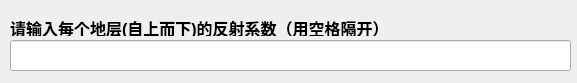
<?xml version="1.0" encoding="UTF-8"?>
<ui version="4.0">
 <class>Form</class>
 <widget class="QWidget" name="Form">
  <property name="geometry">
   <rect>
    <x>0</x>
    <y>0</y>
    <width>577</width>
    <height>83</height>
   </rect>
  </property>
  <property name="windowTitle">
   <string>Form</string>
  </property>
  <widget class="QLabel" name="label_5">
   <property name="geometry">
    <rect>
     <x>10</x>
     <y>20</y>
     <width>421</width>
     <height>16</height>
    </rect>
   </property>
   <property name="font">
    <font>
     <family>Arial</family>
     <pointsize>12</pointsize>
     <weight>75</weight>
     <bold>true</bold>
    </font>
   </property>
   <property name="text">
    <string>请输入每个地层(自上而下)的反射系数（用空格隔开）</string>
   </property>
  </widget>
  <widget class="QLineEdit" name="lineEdit">
   <property name="geometry">
    <rect>
     <x>10</x>
     <y>40</y>
     <width>561</width>
     <height>31</height>
    </rect>
   </property>
  </widget>
 </widget>
 <resources/>
 <connections/>
</ui>
